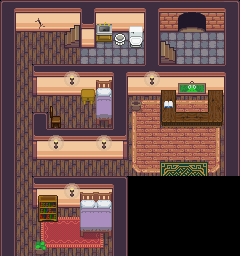

A 2D game scene composited from a Tiled map and its tileset images. What follows is a short description and the map's XML, with each tile layer's data collapsed to a summary:
An orthogonal 15x16 tile map with 16x16 px tiles, 4 tile layers (Tile Layer 1, Tile Layer 4, Tile Layer 5, Above Player), 4 tilesets and 36 objects (27x collision, 8x event, collision-line).

<map version="1.8" tiledversion="1.8.0" orientation="orthogonal" renderorder="right-down" compressionlevel="0" width="15" height="16" tilewidth="16" tileheight="16" infinite="0" nextlayerid="7" nextobjectid="50">
 <properties>
  <property name="edges" value="clamped" />
  <property name="inside" type="bool" value="true" />
  <property name="scenario" value="xero" />
  <property name="slug" value="wayfarer_inn1" />
  <property name="map_type" value="dungeon" />
 </properties>
 <tileset firstgid="1" name="core_set pieces" tilewidth="16" tileheight="16" tilecount="1550" columns="31">
  <image source="../gfx/tilesets/core_set pieces.png" width="496" height="800" />
 </tileset>
 <tileset firstgid="1551" name="core_indoor_floors" tilewidth="16" tileheight="16" tilecount="3864" columns="46">
  <image source="../gfx/tilesets/core_indoor_floors.png" width="736" height="1344" />
 </tileset>
 <tileset firstgid="5415" name="core_indoor_stairs" tilewidth="16" tileheight="16" tilecount="2970" columns="45">
  <image source="../gfx/tilesets/core_indoor_stairs.png" width="720" height="1056" />
 </tileset>
 <tileset firstgid="8385" name="core_indoor_walls" tilewidth="16" tileheight="16" tilecount="3864" columns="46">
  <image source="../gfx/tilesets/core_indoor_walls.png" width="736" height="1344" />
 </tileset>
 <layer id="1" name="Tile Layer 1" width="15" height="16">
  <data>[240 cells, 205 non-empty, 22 distinct tile ids]</data>
 </layer>
 <layer id="2" name="Tile Layer 4" width="15" height="16">
  <data>[240 cells, 77 non-empty, 50 distinct tile ids]</data>
 </layer>
 <layer id="3" name="Tile Layer 5" width="15" height="16">
  <data>[240 cells, 15 non-empty, 15 distinct tile ids]</data>
 </layer>
 <layer id="4" name="Above Player" width="15" height="16">
  <data>[240 cells, 1 non-empty, 1 distinct tile ids]</data>
 </layer>
 <objectgroup color="#ff0000" id="5" name="Collisions">
  <object id="1" type="collision" x="0" y="0" width="16" height="256" />
  <object id="5" type="collision" x="16" y="0" width="160" height="32" />
  <object id="8" type="collision" x="32" y="176" width="96" height="16" />
  <object id="9" type="collision" x="32" y="192" width="32" height="16" />
  <object id="10" type="collision" x="112" y="192" width="16" height="64" />
  <object id="12" type="collision" x="128" y="176" width="112" height="16" />
  <object id="13" type="collision" x="224" y="0" width="16" height="176" />
  <object id="14" type="collision" x="176" y="0" width="32" height="16" />
  <object id="15" type="collision" x="208" y="0" width="16" height="32" />
  <object id="20" type="collision" x="112" y="64" width="16" height="96" />
  <object id="21" type="collision" x="32" y="128" width="80" height="32" />
  <object id="22" type="collision" x="32" y="112" width="16" height="16" />
  <object id="23" type="collision" x="32" y="64" width="64" height="32" />
  <object id="24" type="collision" x="96" y="64" width="16" height="48" />
  <object id="25" type="collision" x="80" y="32" width="16" height="16" />
  <object id="26" type="collision" x="144" y="32" width="16" height="32" />
  <object id="27" type="collision" x="128" y="64" width="96" height="32" />
  <object id="28" type="collision" x="208" y="96" width="16" height="32" />
  <object id="29" type="collision" x="160" y="96" width="16" height="32" />
  <object id="30" type="collision" x="176" y="112" width="32" height="16" />
  <object id="31" type="collision" x="128" y="96" width="16" height="16" />
  <object id="32" type="collision" x="32" y="240" width="16" height="16" />
  <object id="37" type="collision" x="160" y="48" width="16" height="16" />
  <object id="38" type="collision" x="160" y="32" width="16" height="16" />
  <object id="41" type="collision" x="64" y="192" width="48" height="16" />
  <object id="42" type="collision" x="80" y="208" width="32" height="16" />
  <object id="43" type="collision" x="48" y="112" width="16" height="16" />
  <object id="44" type="collision-line" x="64" y="48">
   <polyline points="0,0 16,0" />
  </object>
 </objectgroup>
 <objectgroup color="#ffff00" id="6" name="Events">
  <object id="34" name="Go upstairs" type="event" x="64" y="32" width="16" height="16">
   <properties>
    <property name="act10" value="transition_teleport player,wayfarer_inn2.tmx,5,2,0.3" />
    <property name="act20" value="char_face player,right" />
    <property name="cond10" value="is char_at player" />
    <property name="cond20" value="is char_facing player,right" />
   </properties>
  </object>
  </objectgroup>
</map>
<!-- 7 of 36 objects omitted -->
